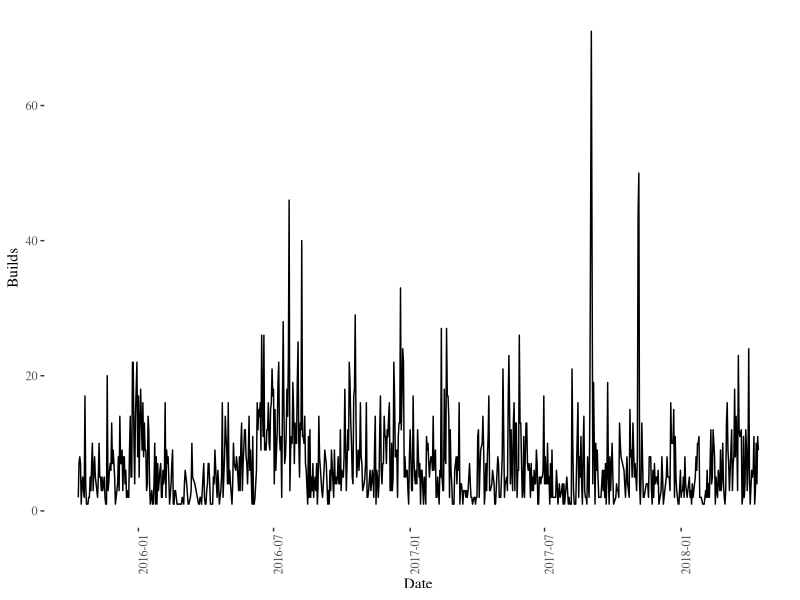
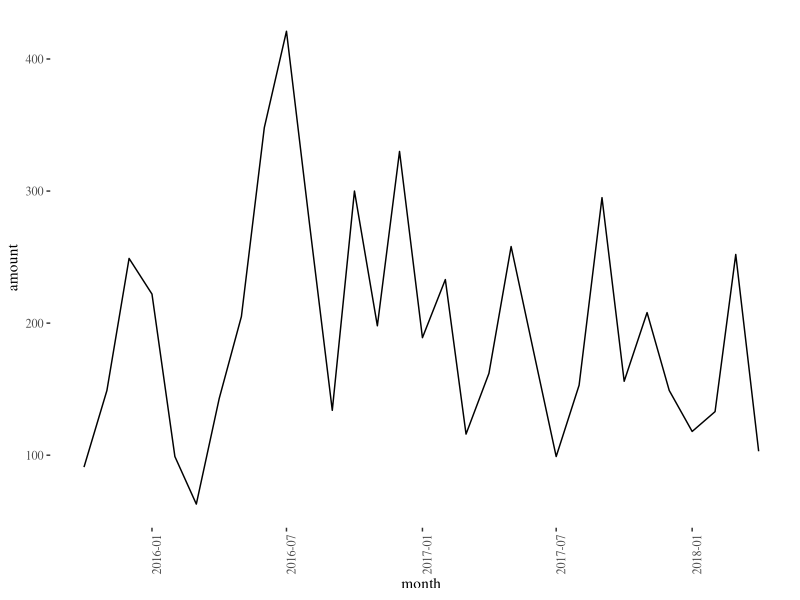

These charts were generated, in order, by the following R code:
library(ggplot2)
library(ggthemes)
library(lubridate)
library(dplyr)
builds <- read.csv("../data/builds-travis.csv")
builds.date <- setNames( data.frame(table(as.Date(builds$Date, "%Y-%m-%d"))),c("Date","Builds"))
builds.day <- aggregate(builds.date["Builds"],by=builds.date["Date"],sum)
builds.day$Date <- as.Date(builds.day$Date)
ggplot(builds.day,aes(x=Date,y=Builds,group=1))+geom_line()+ theme_tufte()+ theme(axis.text.x = element_text(angle = 90, hjust = 1))
builds.month <-  builds.day %>% group_by(month=floor_date(Date, "month")) %>% summarize(amount=sum(Builds))
ggplot(builds.month,aes(x=month,y=amount,group=1))+geom_line()+ theme_tufte()+ theme(axis.text.x = element_text(angle = 90, hjust = 1))
